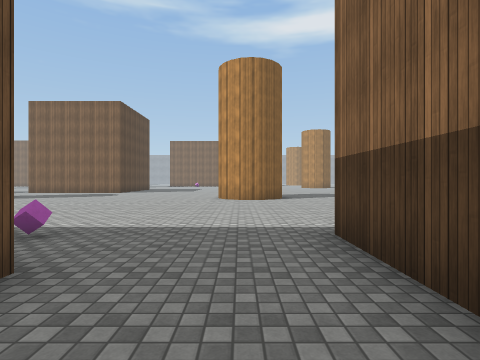
View 1 (above)

23 first-person views from a walk through a 3-D level made in the Unity game engine. The camera is 1.4 m above the floor, looks level and sees 80° across. The floor is counted in squares, 2 m on a side. Each view is taken from the middle of a square. On the plan, view 1 faces up. The plan holds only what a view shows up to about 10 squares ahead; the rest is blank. The place goes on beyond the plan. The player character is not drawn. Some animated figures are not drawn. Surface patterns are stand-ins for the level's own textures.

View 2
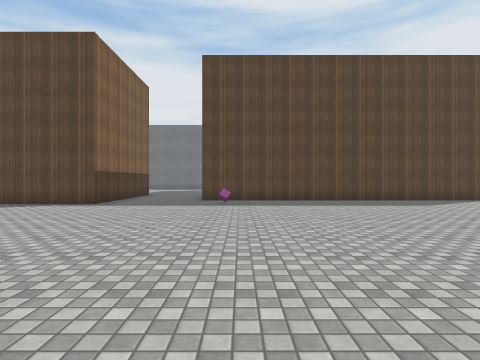

View 3
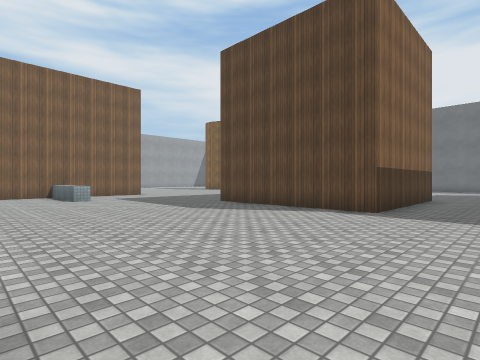

View 4
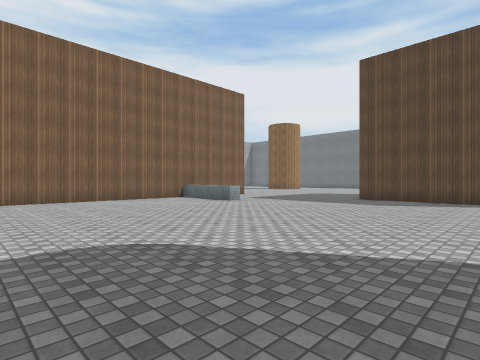

View 5
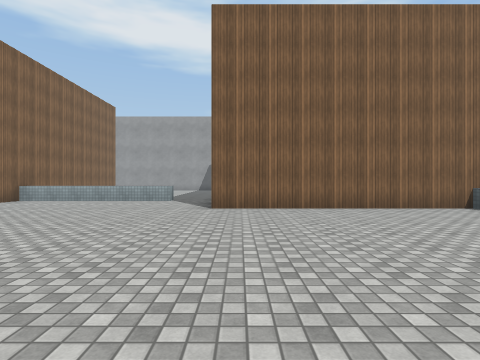

View 6
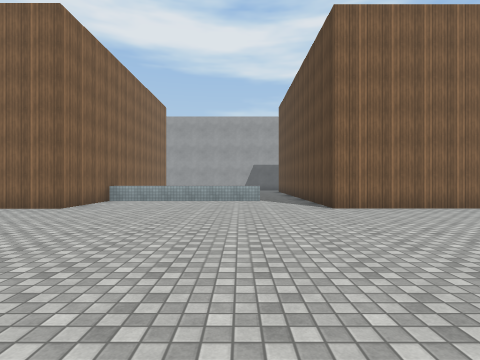

View 7
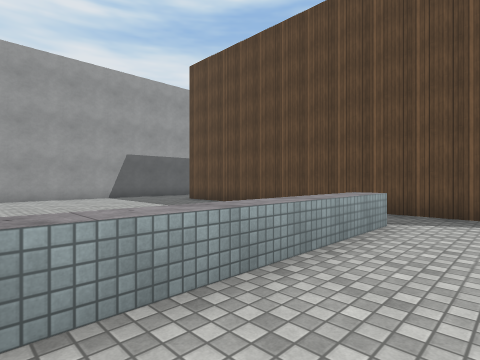

View 8
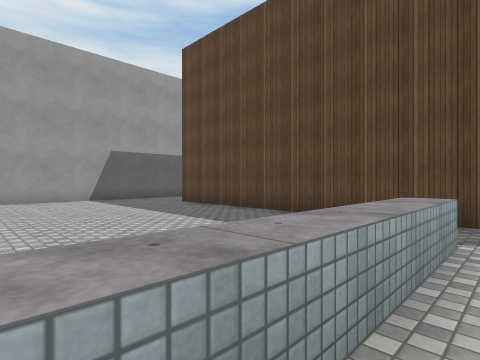

View 9
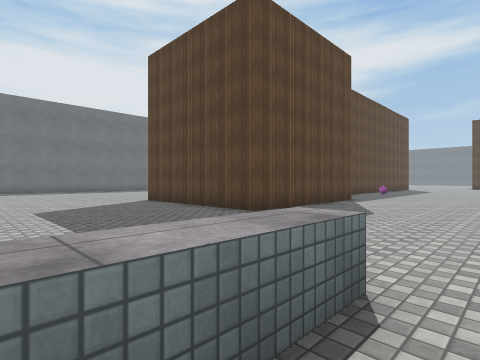

View 10
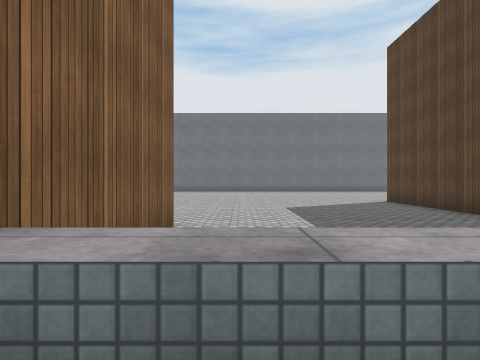

View 11
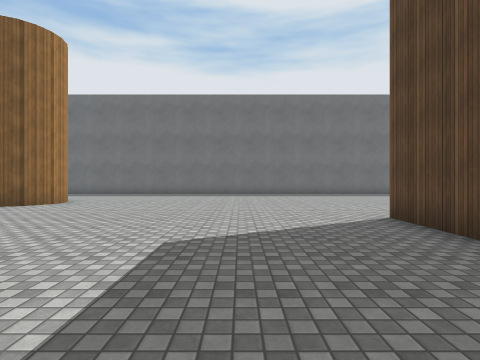

View 12
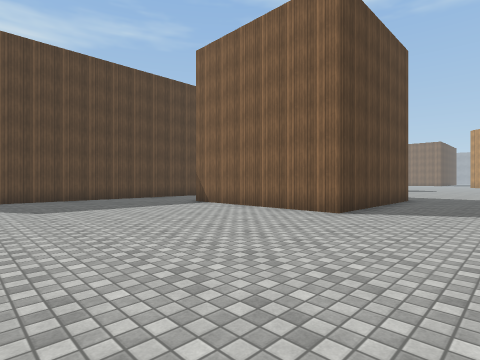

View 13
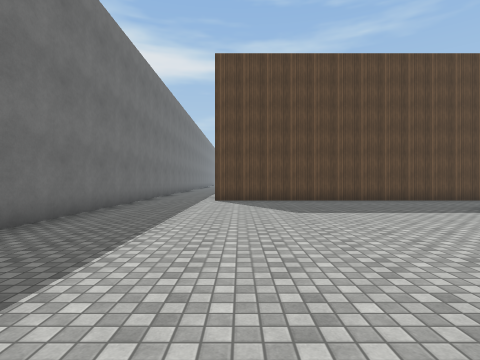

View 14
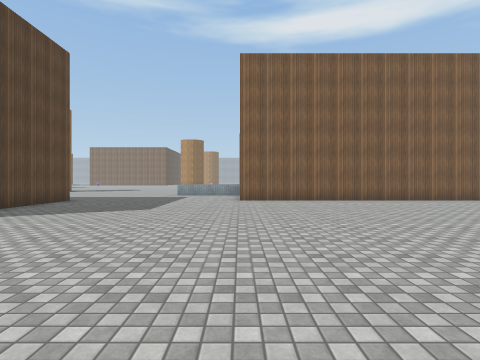

View 15
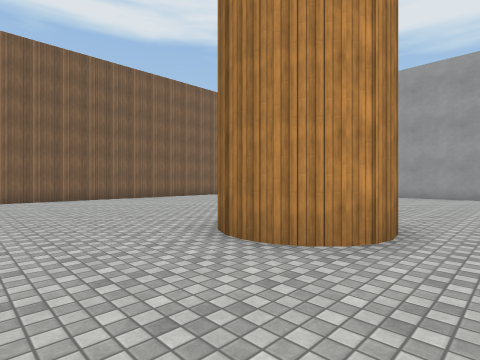

View 16
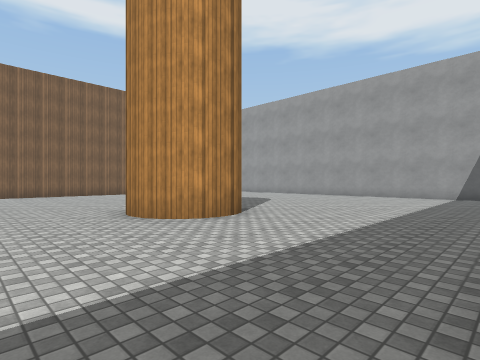

View 17
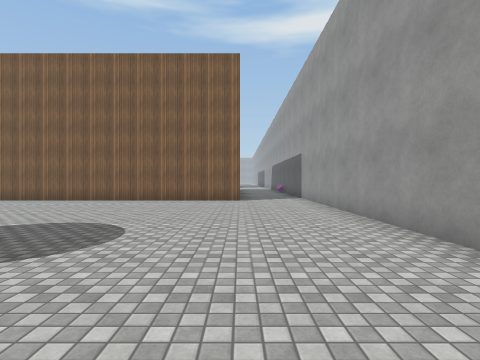

View 18
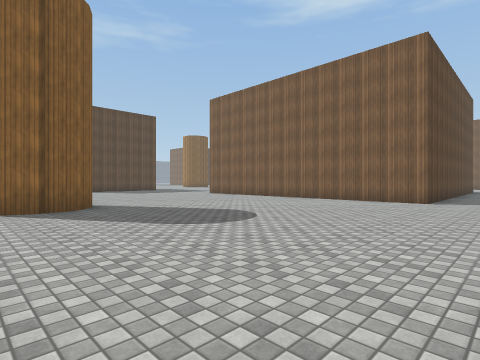

View 19
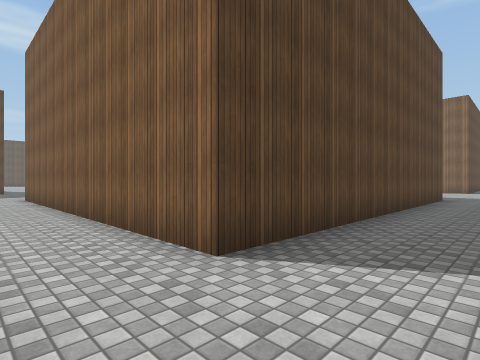

View 20
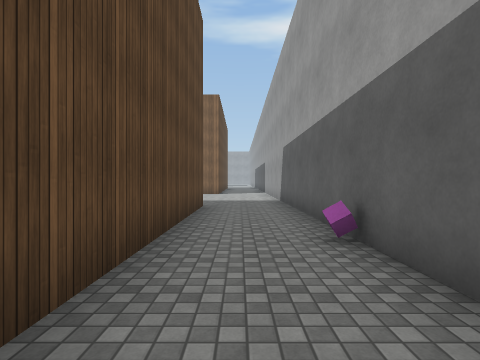

View 21
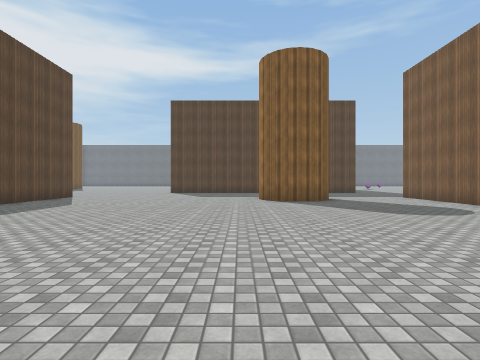

View 22
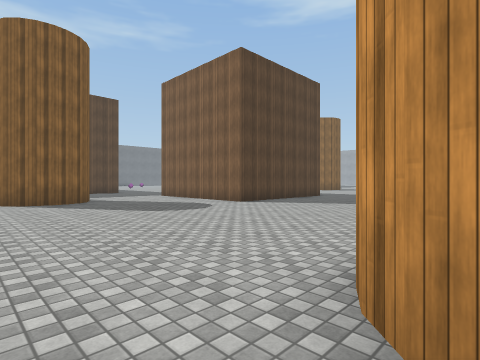

View 23
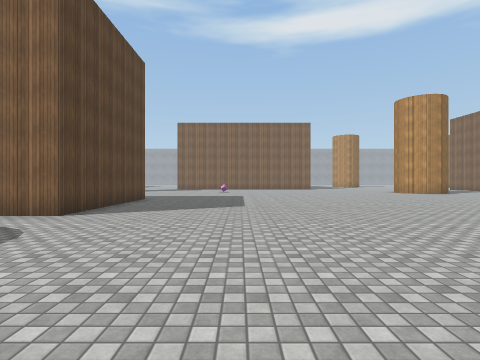

### Floor plan
Points are (right, up) in squares from view 1. A wall is a line through its corners. A room is listed if a view was taken in it or the views show most of it. See-through windows are left out.
Room 1 (views 1, 2, 3, 4, 5, 6, 7, 8, 9, 10, 11, 12, 13, 14, 15, 16, 17, 18, 19, 20, 21, 22, 23)
walls: (6.2, 3.7) (6.2, -1.3) (1.2, -1.3) (1.2, 3.7) (6.2, 3.7); (12, 3.7) (12, 13.7) (22, 13.7) (22, 3.7) (12, 3.7); (-0.3, 10.2) (-0.6, 10.6); (14.7, -3.7) (15.3, -3.4); (16.3, -3.6) (16.7, -3.9) (17, -4.6) (16.6, -5.6) (16, -5.8) (15.7, -5.9); (14.5, -5.2) (14.4, -4.5); (14.7, -5.6) (14.4, -4.9); (16.8, -4.1) (16.9, -4.8); (15.1, -5.8) (14.3, -5.1) (14.5, -4.3) (14.7, -3.9) (14.9, -3.6); (16.9, -4.4) (16.8, -5); (15.5, -5.9) (14.9, -5.7); (15.9, -5.9) (15.3, -5.8); (24.4, 7.6) (24.4, 19); (15, 20.4) (13.9, 20.4); (-9.3, 10.4) (-9.8, 9.9); (-9.2, 10.8) (-9.5, 10.2); (-9.2, 11.2) (-9.3, 10.6); (24.4, -3.2) (24.4, 4); (-2, -10.4) (4, -10.4); (-9.3, 11.5) (-9.2, 11); (-10.5, 2.2) (-1.7, 2.2) (-1.7, -7.9); (-9.6, 11.9) (-9.3, 11.3); (-10.1, 12.2) (-9.8, 12) (-9.5, 11.7); (24.4, -6) (24.4, -5.2); (-6.5, 20) (-6.5, 15.6) (-10, 15.6); (24.4, -9) (24.4, -8.2)
low walls: (9.2, 6.8) (9.2, 7.3) (11.6, 7.3); (14.5, 15.2) (14.5, 20.4)
objects: cube (-3, 4); cube (24, 9)

Positions as (right, up) in squares from view 1, and headings:
1: (0, 0), facing up
2: (-3, 12), facing down
3: (-1, 10), facing down-right
4: (2, 14), facing down-right
5: (5, 13), facing right
6: (5, 16), facing right
7: (13, 20), facing down-right
8: (14, 19), facing down-right
9: (11, 8), facing down-left
10: (11, 8), facing down
11: (9, 4), facing down
12: (9, -7), facing up-left
13: (8, -7), facing left
14: (12, -6), facing up
15: (12, -7), facing up-right
16: (12, -10), facing up-right
17: (22, -6), facing up
18: (24, -6), facing up-left
19: (24, 2), facing up-left
20: (23, 6), facing up
21: (0, 9), facing left
22: (0, 9), facing up-left
23: (-3, 10), facing up
